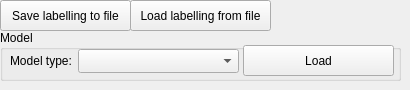
         <widget class="QWidget" name="tab_13">
          <attribute name="title">
           <string>Add-on 1</string>
          </attribute>
          <widget class="QPushButton" name="Classification_save_to_file_labeling_button">
           <property name="geometry">
            <rect>
             <x>0</x>
             <y>0</y>
             <width>131</width>
             <height>31</height>
            </rect>
           </property>
           <property name="text">
            <string>Save labelling to file</string>
           </property>
          </widget>
          <widget class="QPushButton" name="Classification_load_from_file_labeling_button_2">
           <property name="geometry">
            <rect>
             <x>130</x>
             <y>0</y>
             <width>141</width>
             <height>31</height>
            </rect>
           </property>
           <property name="text">
            <string>Load labelling from file</string>
           </property>
          </widget>
          <widget class="QGroupBox" name="groupBox_2">
           <property name="geometry">
            <rect>
             <x>0</x>
             <y>30</y>
             <width>401</width>
             <height>51</height>
            </rect>
           </property>
           <property name="title">
            <string>Model</string>
           </property>
           <widget class="QPushButton" name="load_model_button">
            <property name="geometry">
             <rect>
              <x>243</x>
              <y>15</y>
              <width>151</width>
              <height>31</height>
             </rect>
            </property>
            <property name="text">
             <string>Load</string>
            </property>
           </widget>
           <widget class="QComboBox" name="train_dropdown">
            <property name="geometry">
             <rect>
              <x>78</x>
              <y>19</y>
              <width>161</width>
              <height>24</height>
             </rect>
            </property>
            <property name="currentText">
             <string/>
            </property>
            <property name="placeholderText">
             <string>Autoencoder</string>
            </property>
            <item>
             <property name="text">
              <string>XGBoost</string>
             </property>
            </item>
            <item>
             <property name="text">
              <string>Autoencoder</string>
             </property>
            </item>
           </widget>
           <widget class="QLabel" name="label_16">
            <property name="geometry">
             <rect>
              <x>10</x>
              <y>23</y>
              <width>71</width>
              <height>16</height>
             </rect>
            </property>
            <property name="text">
             <string>Model type:</string>
            </property>
           </widget>
          </widget>
         </widget>
